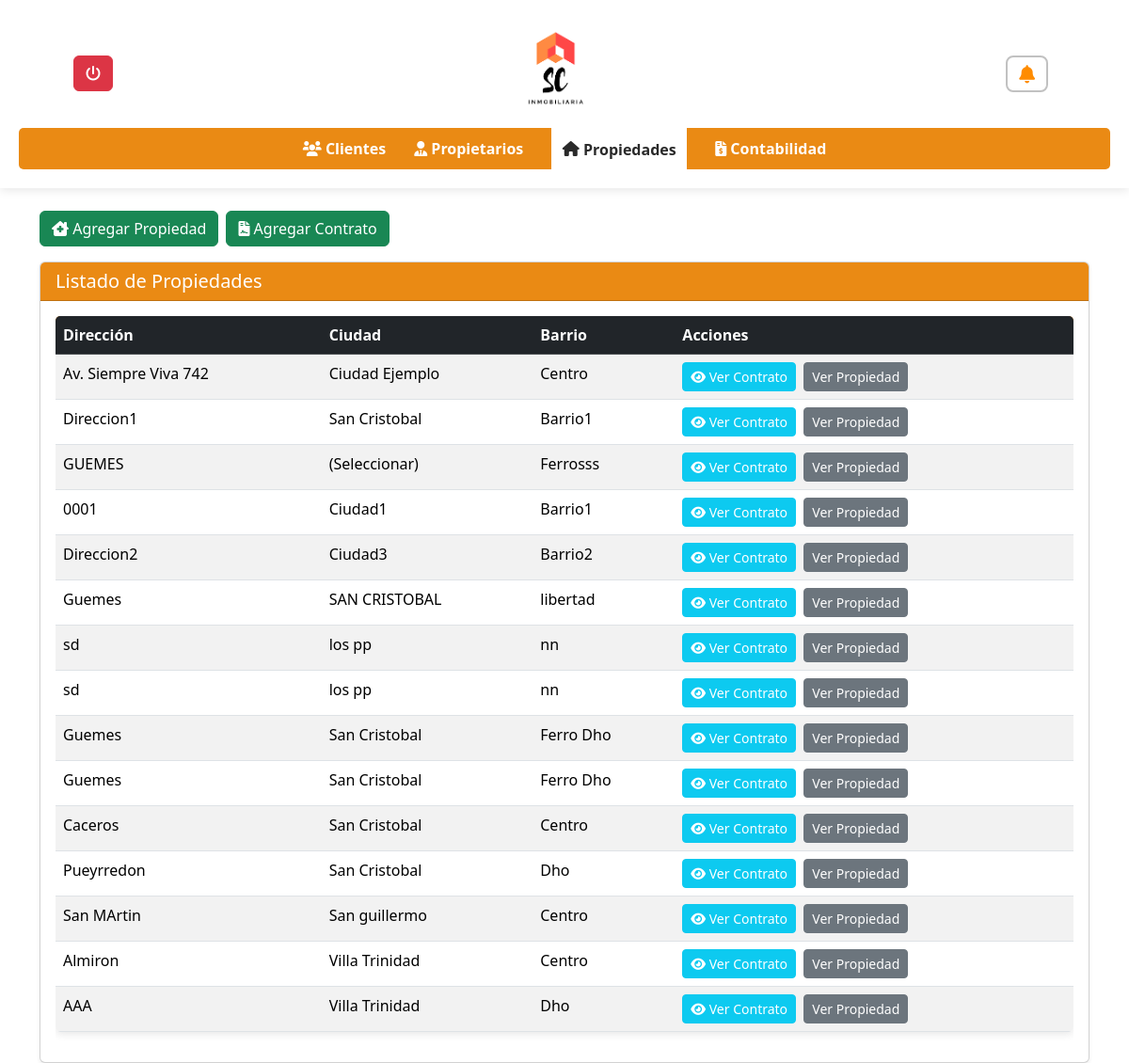
Before: /inmobiliaria/propiedades.php (signed in) with the older database file.
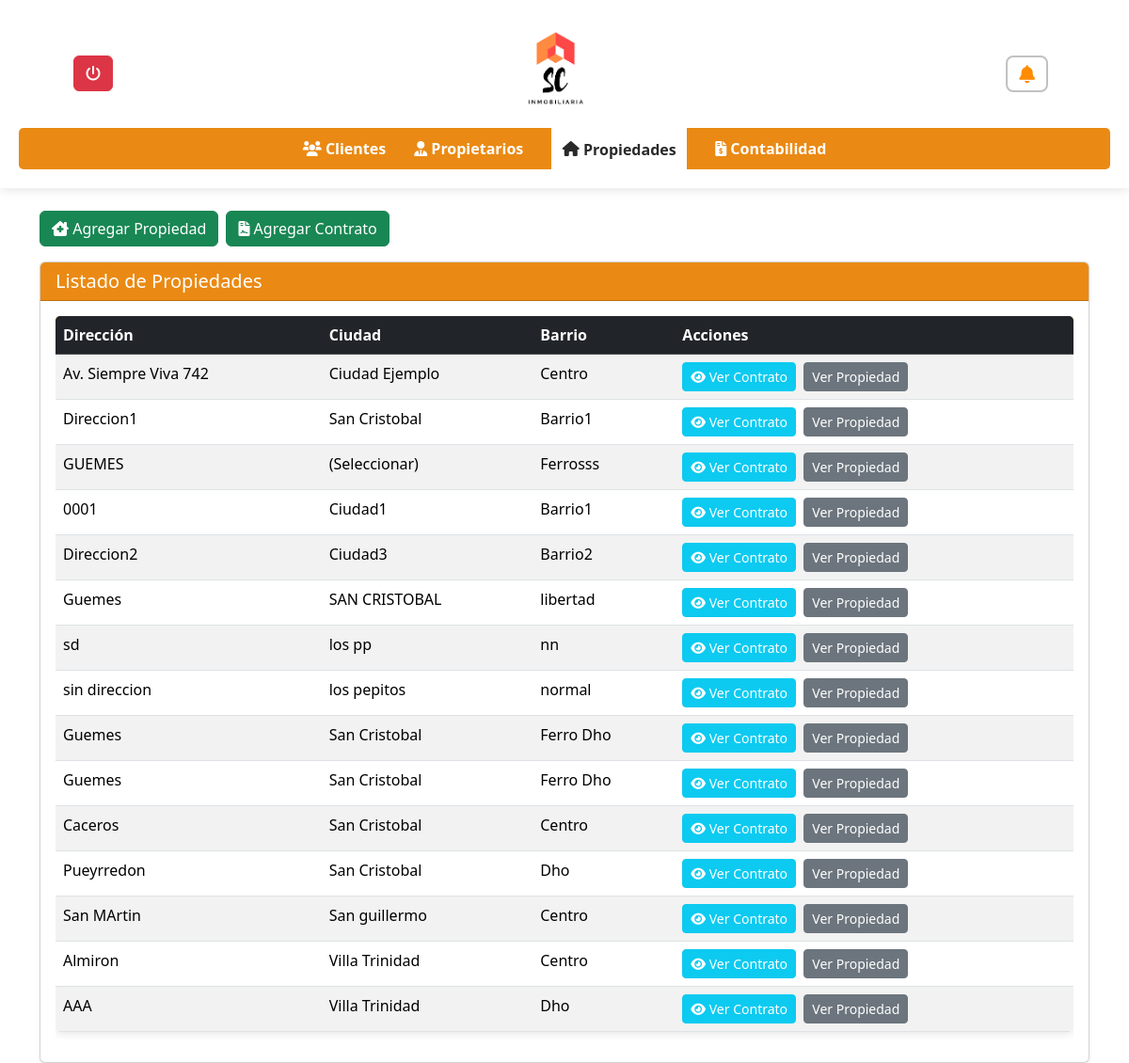
After: the same page with the newer database file.
### tables this page shows
CREATE TABLE `propiedades` (
  `PropiedadID` int(11) NOT NULL,
  `Fecha` date NOT NULL,
  `Barrio` varchar(100) NOT NULL,
  `Ciudad` varchar(100) NOT NULL,
  `Direccion` varchar(100) NOT NULL,
  `Nro` varchar(20) DEFAULT NULL,
  `Dominio` varchar(50) DEFAULT NULL,
  `NroPartida` varchar(50) DEFAULT NULL,
  `Estado` enum('Alquilada','En Venta') NOT NULL,
  `ClienteID` int(11) DEFAULT NULL
);

### inmobiliaria/propiedades.php (the view, shortened to what this page needs)
<?php
include_once 'conexion.php';
?>
<!DOCTYPE html>
<html lang="es">
<head>
    <link rel="stylesheet" href="https://cdnjs.cloudflare.com/ajax/libs/font-awesome/6.0.0/css/all.min.css">
    <link rel="stylesheet" href="styles.css">
    <link rel="stylesheet" href="notificacion.css">
    <link href="https://cdn.jsdelivr.net/npm/bootstrap@5.3.3/dist/css/bootstrap.min.css" rel="stylesheet">
    <link rel="stylesheet" href="//cdn.datatables.net/2.2.2/css/dataTables.dataTables.min.css">
</head>
<body>
    <header>
        <div class="header-content">
           <div class="dropdown">
               <a href="../login/logout.php" class="btn btn-danger" title="Cerrar Sesión">
                <i class="fas fa-power-off"></i>
            </a>
            </div>
            <img src="../login/img_login/descarga.png" alt="Logo Inmobiliaria" class="logo">
            <div>
               <div class="notification-wrapper position-relative">
                <button class="notification-button-option1" aria-label="Notificaciones pendientes" id="btnNotificaciones">
                 <i class="fas fa-bell"></i>
                </button>
                </div>
            </div>
        </div>
        <nav>
            <ul>
                <li><a href="clientes.php"><i class="fas fa-users"></i> Clientes</a></li>
                <li><a href="propietarios.php"><i class="fas fa-user-tie"></i> Propietarios</a></li>
                <li><a href="propiedades.php" class="active"><i class="fas fa-home"></i> Propiedades</a></li>
                <li><a href="contabilidad.php"><i class="fas fa-file-invoice-dollar"></i> Contabilidad</a></li>
            </ul>
        </nav>
    </header>
    <main class="container mt-4">
        <div class="d-flex justify-content-start align-items-center mb-3">
            <button type="button" class="btn btn-success me-2" data-bs-toggle="modal" data-bs-target="#exampleModal">
                <i class="fas fa-house-chimney-medical"></i> Agregar Propiedad
            </button>
            <button type="button" class="btn btn-success" data-bs-toggle="modal" data-bs-target="#modalContrato">
                <i class="fas fa-file-contract"></i> Agregar Contrato
            </button>
        </div>
        <div class="card shadow-sm">
            <div class="card-header text-white" style="background-color:rgba(233, 128, 0, 0.92);">
                <h2 class="h5 mb-0">Listado de Propiedades</h2>
            </div>
            <div class="card-body">
                <?php
                $sql = "SELECT PropiedadID, Direccion, Ciudad, Barrio FROM propiedades";
                $result = mysqli_query($conn, $sql);
                if (mysqli_num_rows($result) > 0) {
                    echo '<div class="table-responsive">
                            <table id="propiedadesTable" class="table table-striped table-hover">
                                <thead class="table-dark">
                                    <tr>
                                        <th>Dirección</th>
                                        <th>Ciudad</th>
                                        <th>Barrio</th>
                                        <th>Acciones</th>
                                    </tr>
                                </thead>
                                <tbody>';
                    while ($fila = mysqli_fetch_assoc($result)) {
                        echo '<tr>
                                <td>' . htmlspecialchars($fila['Direccion']) . '</td>
                                <td>' . htmlspecialchars($fila['Ciudad']) . '</td>
                                <td>' . htmlspecialchars($fila['Barrio']) . '</td>
                                <td>
                                    <a href="ver_contrato.php?id=' . htmlspecialchars($fila['PropiedadID']) . '" class="btn btn-sm btn-info text-white me-1"><i class="fas fa-eye"></i> Ver Contrato</a>
                                    <a href="ver_propiedad.php?id=' . htmlspecialchars($fila['PropiedadID']) . '" class="btn btn-sm btn-secondary">Ver Propiedad</a>
                                </td>
                            </tr>';
                    }
                    echo '          </tbody>
                                </table>
                            </div>';
                } else {
                    echo '<div class="alert alert-info" role="alert">No se encontraron propiedades.</div>';
                }
                ?>
            </div>
        </div>
    </main>
</body>
</html>

Changed rows visible on the page:
changed propiedades: Direccion "sd" → "sin direccion"; Ciudad "los pp" → "los pepitos"; Barrio "nn" → "normal"
